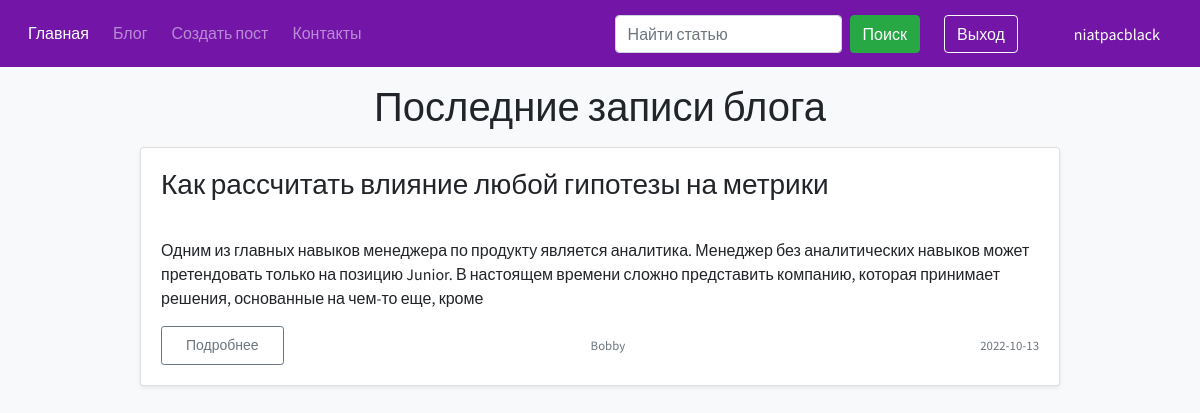
The page /blog/ (signed in) on the database its author committed.
### authentication/models.py (models this page shows, shortened)
class UserModel(db.Model, UserMixin):
    id = db.Column(db.Integer, primary_key=True)
    username = db.Column(db.String(255), nullable=False, unique=True)
    email = db.Column(db.String(255), nullable=False, unique=True)
    password = db.Column(db.String(255), nullable=False)
    role = db.Column(db.String(255), default="user")
    registration_data = db.Column(db.DateTime, default=datetime.utcnow)
    posts = db.relationship('PostModel', backref='post_author', lazy=True)

### blog/models.py (models this page shows, shortened)
class PostModel(db.Model):
    id = db.Column(db.Integer, primary_key=True)
    title = db.Column(db.String(100), nullable=False)
    image = db.Column(db.String(255), nullable=True)
    description = db.Column(db.String(255), nullable=False)
    text = db.Column(db.Text, nullable=False)
    author = db.Column(db.Integer, db.ForeignKey('user_model.id', ondelete="CASCADE"))
    created_data = db.Column(db.DateTime, default=datetime.now(timezone('Europe/Minsk')))

### blog/blog.py (the view)
@blog.route("/")
@logger.catch
def blog_view():
    return render_template(
        "blog/blog_page.html",
        title="Блог",
        posts_for_page=get_all_posts_from_post_model(),
    )

### app.py (called while the page is built)
@app.after_request
def redirect_to_signin(response):
    if response.status_code == 401:
        flash('Пожалуйста войдите в свой аккаунт или зарегистрируйтесь, чтобы попасть в данный раздел.', 'success')
        return redirect(url_for('authentication.sign_in_view', next_page=request.url))
    return response

### authentication/models.py (called while the page is built)
@login_manager.user_loader
def load_user(user_model_id: str):
    return UserModel.query.get(user_model_id)

### blog/services.py (called while the page is built)
@logger.catch
def get_all_posts_from_post_model():
    return PostModel.query.all()[::-1]

### templates/blog/blog_page.html (shortened to what this page needs)
{% extends 'base.html' %}
{% block content_app %}
    <div class="container">
        <h1 class="my-3 text-center">Последние записи блога</h1>
        <div class="row">
            {% if posts_for_page %}
                {% for post in posts_for_page %}
                    <div class="col-md-1"></div>
                    <div class="col-md-10">
                        <div class="card mb-4 shadow-sm">
                            <div class="card-body">
                                <h3 class="card-title">{{ post.title }}</h3>
                                <p class="card-text">{{ post.description| safe | truncate(1000) }}</p>
                                <div class="d-flex justify-content-between align-items-center">
                                    <div class="btn-group">
                                        <a href="{{ url_for("blog.post_page_view", post_id=post.id) }}"
                                           class="btn px-4 py-2 btn-sm btn-outline-secondary">Подробнее</a>
                                    </div>
                                    <small class="text-muted pr-5">{{ post.post_author.username }}</small>
                                    <small class="text-muted">{{ post.created_data.date() }}</small>
                                </div>
                            </div>
                        </div>
                    </div>
                    <div class="col-md-1"></div>
                {% endfor %}
            {% else %}
                <h2 class="container my-5 text-center">Увы, статей нет :(</h2>
            {% endif %}
        </div>
    </div>
{% endblock %}

### templates/block/header.html (shortened to what this page needs)
<div class="header">
    <nav class="navbar navbar-expand-lg navbar-dark sticky-top" style="background-color: #7316a8">
        <div class="collapse navbar-collapse" id="navbarSupportedContent">
            <ul class="navbar-nav mr-auto">
                <li class="nav-item active px-1 pt-2 h6">
                    <a href="/" class="nav-link">Главная</a>
                </li>
                <li class="nav-item px-1 pt-2 h6">
                    <a href="{{ url_for('blog.blog_view') }}" class="nav-link">Блог</a>
                </li>
                <li class="nav-item px-1 pt-2 h6">
                    <a href="{{ url_for('blog.create_post_view') }}" class="nav-link">Создать пост</a>
                </li>
                <li class="nav-item px-1 pt-2 h6">
                    <a href="{{ url_for('feedback.feedback_view') }}" class="nav-link">Контакты</a>
                </li>
            </ul>
            <form action="#" method="get" class="form-inline my-2 my-lg-0">
                <input type="text" name="query" size="20" class="form-control mr-sm-2" placeholder="Найти статью"
                       aria-label="Поиск">
                <button class="btn btn-success my-2 my-sm-0 mr-4" type="submit">Поиск</button>
            </form>
            {% if current_user.is_authenticated %}
                <a href="{{ url_for('authentication.sign_out_view') }}" class="btn btn-outline-light mr-2">Выход</a>
                <span class="navbar-text text-white mr-4 ml-5">{{ current_user.username }}</span>
            {% else %}
                <a href="{{ url_for('authentication.sign_in_view') }}" class="btn btn-outline-light mr-2">Вход</a>
                <a href="{{ url_for('authentication.sign_up_view') }}"
                   class="btn btn-outline-light mr-2">Регистрация</a>
            {% endif %}
        </div>
    </nav>
</div>

### static/css/style.css (style rules this page uses)
* { font-family: 'Source Sans Pro', sans-serif; }
a { text-decoration: none; }

### rows shown on the page
UserModel: username "niatpacblack"
PostModel: title "Как рассчитать влияние любой гипотезы на метрики", description "Одним из главных навыков менеджера по продукту является аналитика. Менеджер без аналитических навыков может претендовать только на позицию Junior. В настоящем времени сложно представить компанию, которая принимает решения, основанные на чем-то еще, кроме", post_author.username "Bobby", created_data "2022-10-13"
